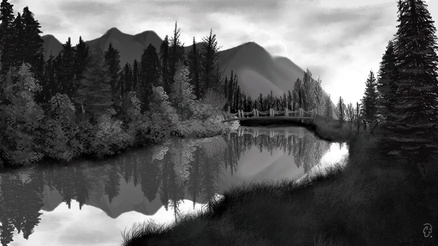
#> input picture image_folder/scenery/z.jpg, 438 x 246 px, shrunk from 1280 x 720 before the run
$ python reinhard_color_transfer.py
#> lines starting #> are read from the running program, lines starting #| are printed output that depends on the picture
#> further down, source is the input picture: shape (246, 438, 3); mean B, G, R 89.8, 89.7, 89.8
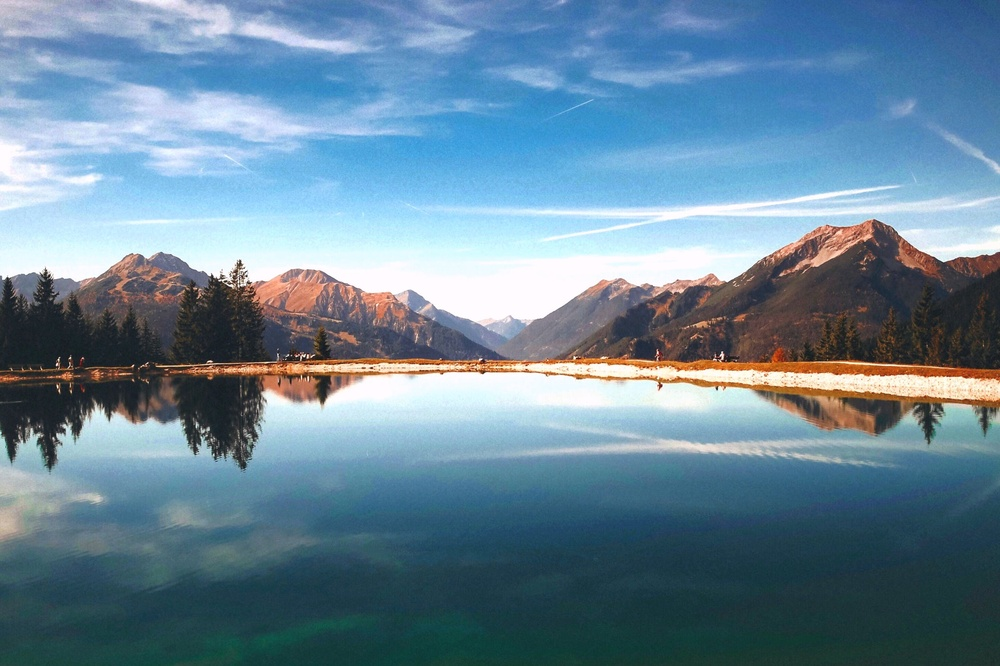
#> input picture image_folder/scenery/c.jpg, 1000 x 666 px, shrunk from 2921 x 1946 before the run
#> further down, destination is the input picture: shape (666, 1000, 3); mean B, G, R 152.5, 133.5, 104.3
'''
Author : ZJ

Color Transfer Algorithm

'''
# ============================================================================================================================
# REINHARD COLOR TRANSFER METHOD
#
#
# ----------------------------------
#  STEPS FOR ALGORITHM             |
# ----------------------------------
#
# 1. Read source and destination image via OpenCV2
# 2. Get the mean and standard deviation of all(RGB) color space from both source and destination image
# 3. Split destination image into R,G,B color space
# 4. For each color space, do the following calculation :
#       RESULT = (DEST_COLOR_SPACE - DEST_COLOR_SPACE_MEAN)*(SRC_COLOR_SPACE_STD/DEST_COLOR_SPACE_STD) + SRC_COLOR_SPACE_MEAN
# 5. Combine the result color space R,G,B back into image and return the image
#
# ============================================================================================================================


# Import Modules
import numpy as np
import cv2

# ----------------------------------------------------------------------------------------------------------------------------
# FUNCTION PART
# ----------------------------------------------------------------------------------------------------------------------------

# Get the mean and standard deviation of respective color space of an image
def getColorSpaceMeanStdDev(image):

    # OpenCV2 function to get the mean and std dev
    x_mean,x_std = cv2.meanStdDev(image)

    # Split the array into respective color space var for easier usage
    r_mean, r_std = x_mean[0],x_std[0]
    g_mean, g_std = x_mean[1],x_std[1]
    b_mean, b_std = x_mean[2],x_std[2]

    return (r_mean, r_std, g_mean, g_std, b_mean, b_std)


# Main function to do the color transfer method from source image to destination image
def color_transfer(source, destination):

    # Convert source and destination image from BGR to RGB(for easier usage) and uint8 to float32(for doing calculation)
    source = cv2.cvtColor(source, cv2.COLOR_BGR2RGB).astype("float32")
    destination = cv2.cvtColor(destination, cv2.COLOR_BGR2RGB).astype("float32")

    # Get the mean and std dev of all color space from the source and destination images
    (r_mean_src, r_std_src, g_mean_src, g_std_src, b_mean_src, b_std_src) = getColorSpaceMeanStdDev(source)
#> in getColorSpaceMeanStdDev, `x_mean,x_std = cv2.meanStdDev(image)`: x_mean = [89.85, 89.69, 89.77]; x_std = [76.59, 76.66, 76.63]
#> in getColorSpaceMeanStdDev, `r_mean, r_std = x_mean[0],x_std[0]`: r_mean = [89.85]; r_std = [76.59]
#> in getColorSpaceMeanStdDev, `g_mean, g_std = x_mean[1],x_std[1]`: g_mean = [89.69]; g_std = [76.66]
#> in getColorSpaceMeanStdDev, `b_mean, b_std = x_mean[2],x_std[2]`: b_mean = [89.77]; b_std = [76.63]
#> r_mean_src = [89.85]; r_std_src = [76.59]; g_mean_src = [89.69]; g_std_src = [76.66]; b_mean_src = [89.77]; b_std_src = [76.63]
    (r_mean_dest, r_std_dest, g_mean_dest, g_std_dest, b_mean_dest, b_std_dest) = getColorSpaceMeanStdDev(destination)
#> r_mean_dest = [104.3]; r_std_dest = [68.78]; g_mean_dest = [133.5]; g_std_dest = [66.14]; b_mean_dest = [152.5]; b_std_dest = [74.1]

    # Split the destination image into respective color space(RGB)
    r, g, b = cv2.split(destination)
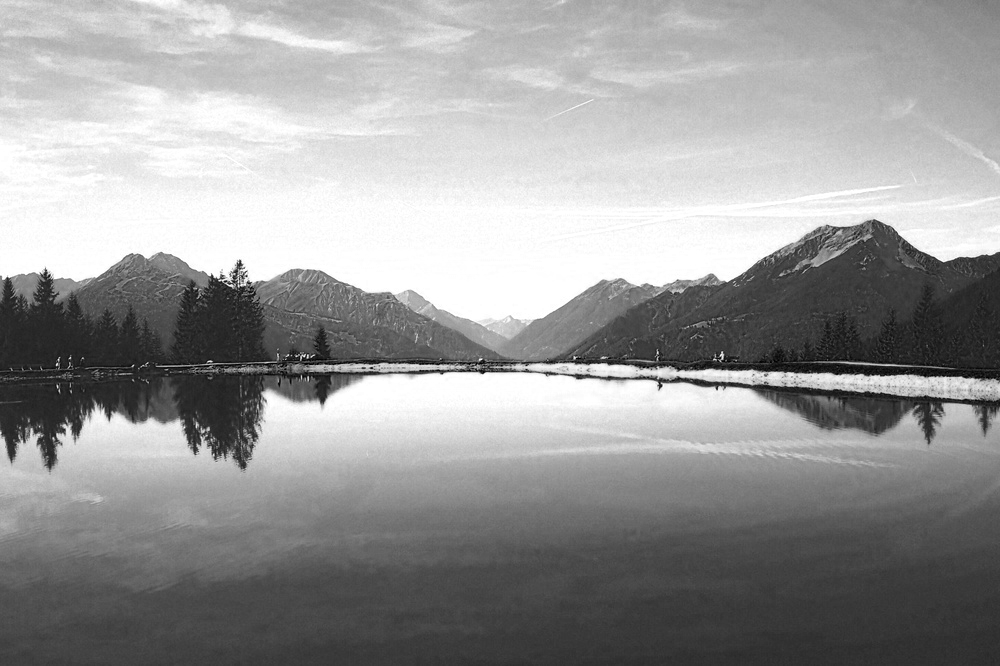
#> b: shape (666, 1000) float32; min 0, max 255, mean 152.5

    # Formula
    # RESULT = (DEST_COLOR_SPACE - DEST_COLOR_SPACE_MEAN)*(SRC_COLOR_SPACE_STD/DEST_COLOR_SPACE_STD) + SRC_COLOR_SPACE_MEAN

    # Subtract by mean of destination image
    r -= r_mean_dest
    g -= g_mean_dest
    b -= b_mean_dest

    # Scale by the standard deviations
    r = (r_std_src / r_std_dest) * r
    g = (g_std_src / g_std_dest) * g
    b = (b_std_src / b_std_dest) * b

    # Add the source mean
    r += r_mean_src
    g += g_mean_src
    b += b_mean_src

    # Round the pixel intensity
    r = np.round(r)
    g = np.round(g)
    b = np.round(b)

    # Clip the pixel intensities to [0, 255] if they fall outside this range
    r = np.clip(r, 0, 255)
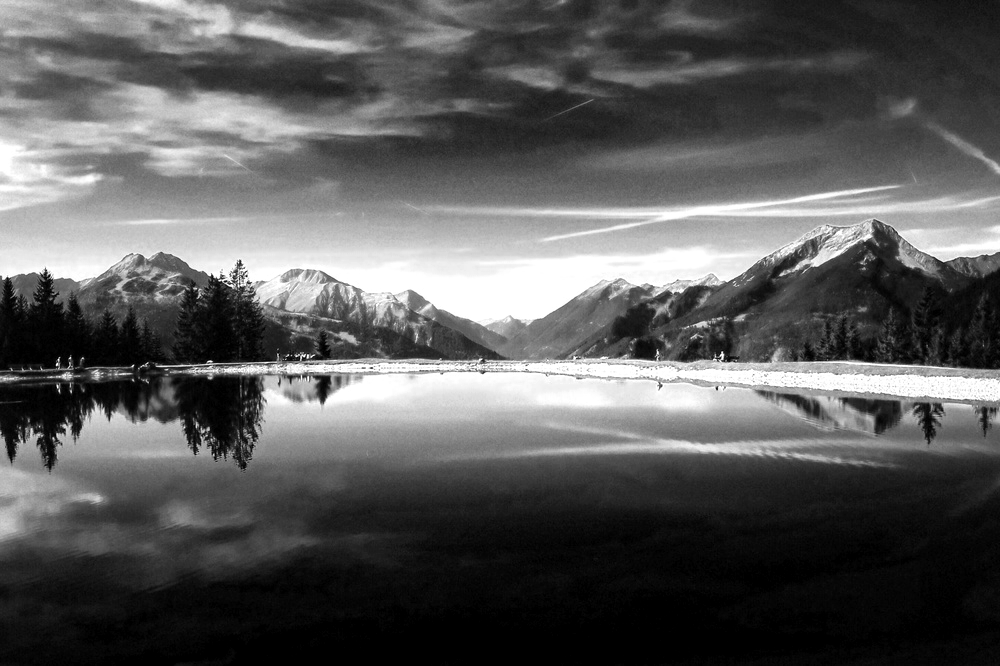
#> r: shape (666, 1000) float64; min 0, max 255, mean 90
    g = np.clip(g, 0, 255)
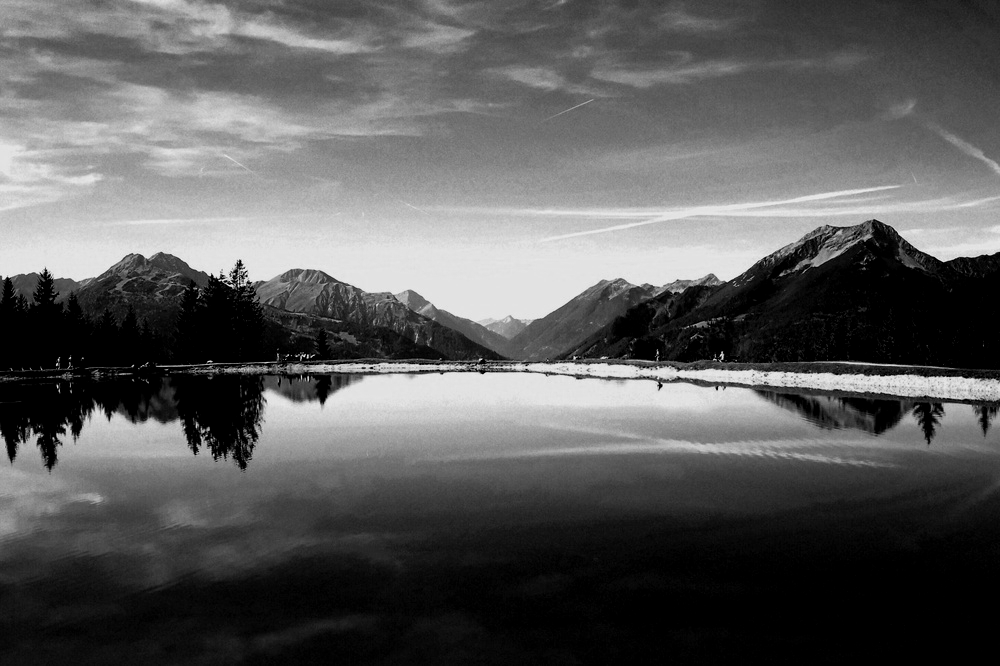
#> g: shape (666, 1000) float64; min 0, max 231, mean 91.1
    b = np.clip(b, 0, 255)
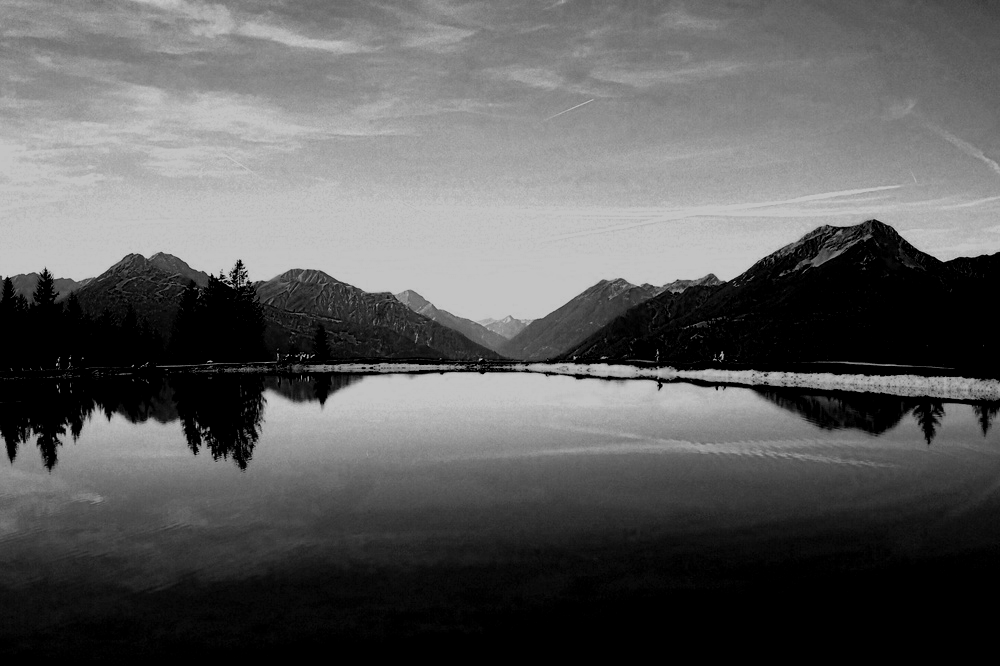
#> b: shape (666, 1000) float64; min 0, max 196, mean 92.7

    # Merge the color space back into image
    result = cv2.merge([r, g, b])
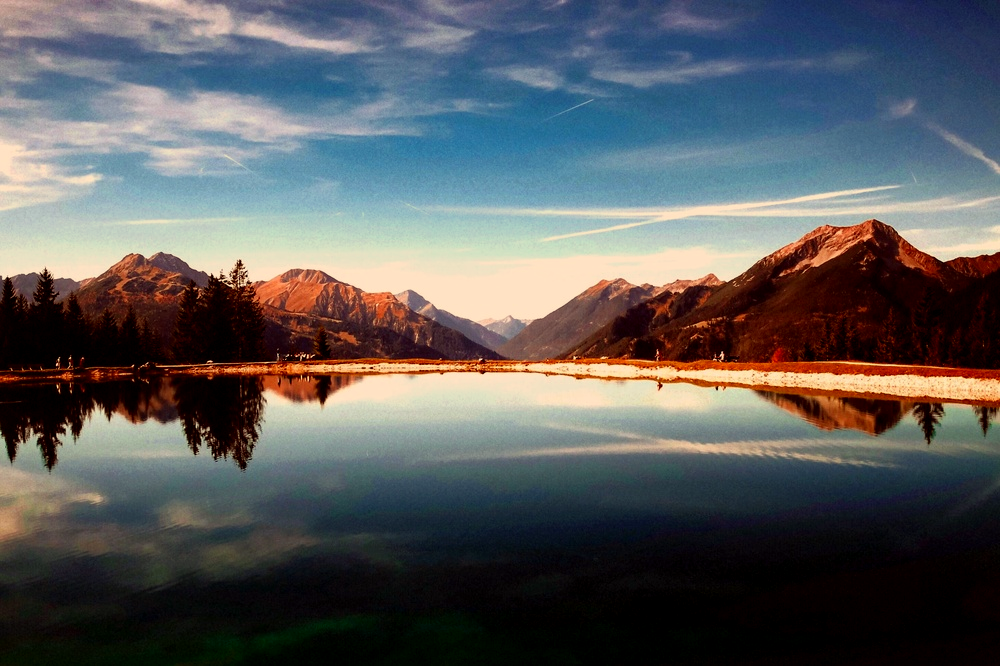
#> result: shape (666, 1000, 3) float64; mean R, G, B 90, 91.1, 92.7
    # Convert float32 back to uint8 format and RGB to BGR
    result = cv2.cvtColor(result.astype("uint8"), cv2.COLOR_RGB2BGR)
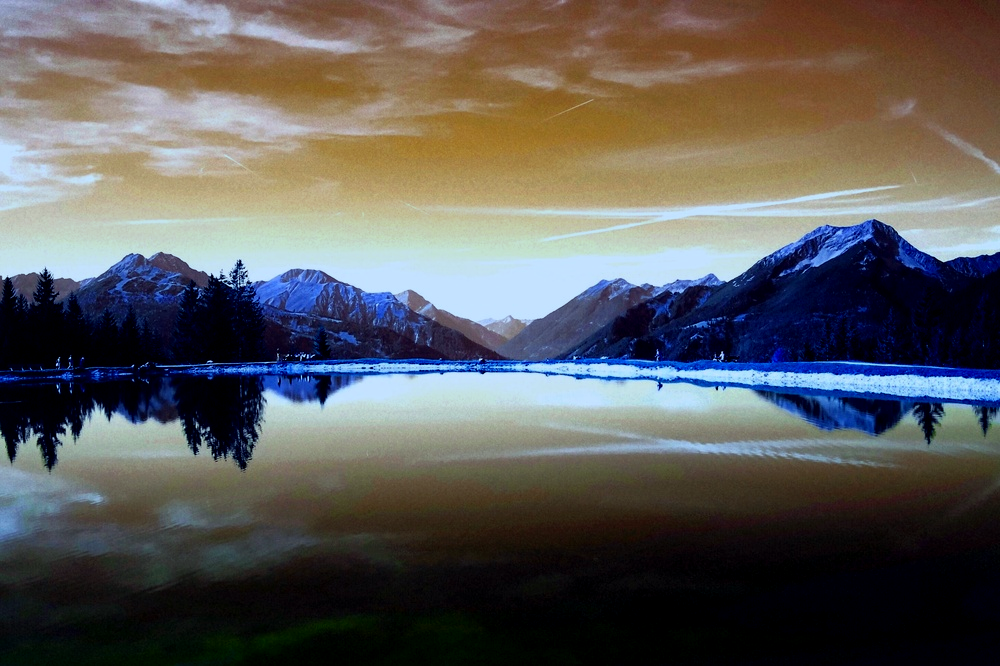
#> result: shape (666, 1000, 3); mean R, G, B 92.7, 91.1, 90

    # Return the result image
    return result


# ----------------------------------------------------------------------------------------------------------------------------


# ----------------------------------------------------------------------------------------------------------------------------
# MAIN CODE
# ----------------------------------------------------------------------------------------------------------------------------


def color_transfer_method(source_img,dest_img):
    # *************CHANGE THE PATH TO THE IMAGE HERE****************
    # source_path = "./image_folder/crop_facial_parts/source.png"
    # dest_path = "./image_folder/crop_facial_parts/dest.png"
    # **************************************************************

    # (Step 1) Read the source and destination image via OpenCV2
    # source = cv2.imread(source_path)
    # destination = cv2.imread(dest_path)


    # (Step 2,3,4,5) Transfer the color from source to destination
    result = color_transfer(source_img, dest_img)

    # # Show the source and destination image
    # cv2.imshow("Source Image", source)
    # cv2.imshow("Destination Image", destination)
    # # Show the result image for verification
    # cv2.imshow("Output Image", result)

    # # Waits for user to press any key
    # # (This is necessary to avoid Python kernel form crashing)
    # cv2.waitKey(0)

    # # Closing all open windows(After the key is pressed)
    # cv2.destroyAllWindows()


    # Save the result image for report
    output_name = "output.png"
    path_r = "./image_folder/color_transferred_img/"
    cv2.imwrite(path_r+output_name,result)

    return result
# ----------------------------------------------------------------------------------------------------------------------------

if __name__ == "__main__":
    source_path = "./image_folder/scenery/z.jpg"
    dest_path = "./image_folder/scenery/c.jpg"
    source = cv2.imread(source_path)
    destination = cv2.imread(dest_path)

    color_transfer_method(source, destination)
